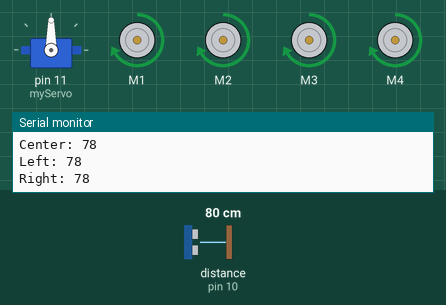
Simulated run of this sketch. Board: Arduino Uno, built with avr-gcc and run on an emulated ATmega328P. Shown: servo, 4 × DC motor (green arrow = forward, orange = backward, longer = faster), the last lines printed to the serial monitor. Wiring (inferred from the names in the program): ultrasonic range finder: trigger pin 9; echo pin 10. The inputs (shaded band) are chosen by the test bench; at power-on: distance to the obstacle (sensor on pin 10) 80 cm. The echo pulse lasts 58.3 µs per cm.

Above: at 2.2 s.
2.3 s: distance to the obstacle (sensor on pin 10) set to 24 cm
5.3 s: distance to the obstacle (sensor on pin 10) set to 20 cm
At 6.7 s:
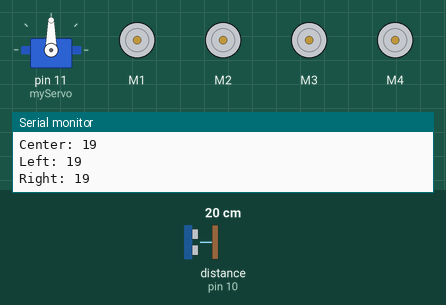
8.3 s: distance to the obstacle (sensor on pin 10) set to 120 cm
At 10.4 s:
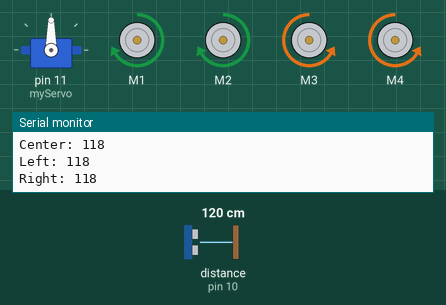
11.3 s: distance to the obstacle (sensor on pin 10) set to 106 cm
14.3 s: distance to the obstacle (sensor on pin 10) set to 97 cm
At 16.43 s:
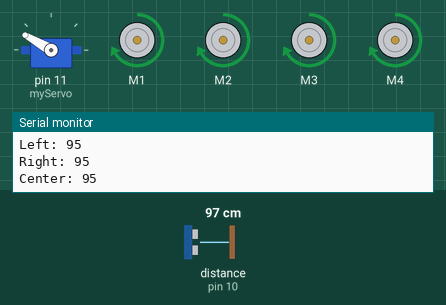
17.3 s: distance to the obstacle (sensor on pin 10) set to 2 cm
At 18.94 s:
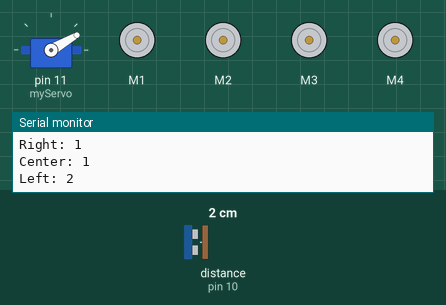
Timing chart, 0 to 21.3 s (numbered marks = the images above; inputs shaded):
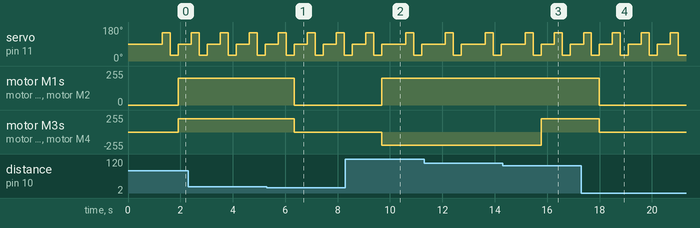

The sketch:

human_following.ino
```cpp
#include <AFMotor.h>
#include <Servo.h>

// Motors
AF_DCMotor motor1(1); // Left front
AF_DCMotor motor2(2); // Left rear
AF_DCMotor motor3(3); // Right front
AF_DCMotor motor4(4); // Right rear

// Servo
Servo myServo;

// Ultrasonic pins
#define trigPin 9
#define echoPin 10

long duration;
int distance;

int leftDistance, rightDistance, centerDistance;

// Function to measure distance
int getDistance() {
  digitalWrite(trigPin, LOW);
  delayMicroseconds(2);

  digitalWrite(trigPin, HIGH);
  delayMicroseconds(10);

  digitalWrite(trigPin, LOW);

  duration = pulseIn(echoPin, HIGH);
  distance = duration * 0.034 / 2;

  return distance;
}

// Movement functions
void moveForward() {
  motor1.setSpeed(200);
  motor2.setSpeed(200);
  motor3.setSpeed(200);
  motor4.setSpeed(200);

  motor1.run(FORWARD);
  motor2.run(FORWARD);
  motor3.run(FORWARD);
  motor4.run(FORWARD);
}

void stopMoving() {
  motor1.run(RELEASE);
  motor2.run(RELEASE);
  motor3.run(RELEASE);
  motor4.run(RELEASE);
}

void turnLeft() {
  motor1.run(BACKWARD);
  motor2.run(BACKWARD);
  motor3.run(FORWARD);
  motor4.run(FORWARD);
}

void turnRight() {
  motor1.run(FORWARD);
  motor2.run(FORWARD);
  motor3.run(BACKWARD);
  motor4.run(BACKWARD);
}

void setup() {
  Serial.begin(9600);

  pinMode(trigPin, OUTPUT);
  pinMode(echoPin, INPUT);

  myServo.attach(11);
  myServo.write(90); // Center position

  delay(1000);
}

void loop() {

  // Look center
  myServo.write(90);
  delay(300);
  centerDistance = getDistance();
  Serial.print("Center: ");
  Serial.println(centerDistance);

  // Look left
  myServo.write(150);
  delay(300);
  leftDistance = getDistance();
  Serial.print("Left: ");
  Serial.println(leftDistance);

  // Look right
  myServo.write(30);
  delay(300);
  rightDistance = getDistance();
  Serial.print("Right: ");
  Serial.println(rightDistance);

  // Back to center
  myServo.write(90);

  // Decision logic
  if (centerDistance > 20 && centerDistance < 100) {
    moveForward();
  }
  else if (centerDistance <= 20) {
    stopMoving();
  }
  else {
    if (leftDistance > rightDistance) {
      turnLeft();
      delay(400);
    } else {
      turnRight();
      delay(400);
    }
  }

  delay(200);
}
```

Measured:
- the behaviour switches between 22 and 21 cm on distance to the obstacle (sensor on pin 10) (found by bisection; images 0 and 1)
- the behaviour switches between 102 and 101 cm on distance to the obstacle (sensor on pin 10) (found by bisection; images 2 and 3)
- after the input at 5.3 s, motor M1–4: forward 200/255 → stopped after 1.0 s
- after the input at 8.3 s, motor M1, motor M2: stopped → forward 200/255 after 1.4 s; motor M3, motor M4: stopped → backward 200/255 after 1.4 s
- after the input at 14.3 s, motor M3, motor M4: backward 200/255 → forward 200/255 after 1.5 s
- after the input at 17.3 s, motor M1–4: forward 200/255 → stopped after 0.69 s
- by itself, servo on pin 11 (myServo): repeats every 1.1 s: 30° 0.30 s, 90° 0.50 s, 150° 0.30 s
